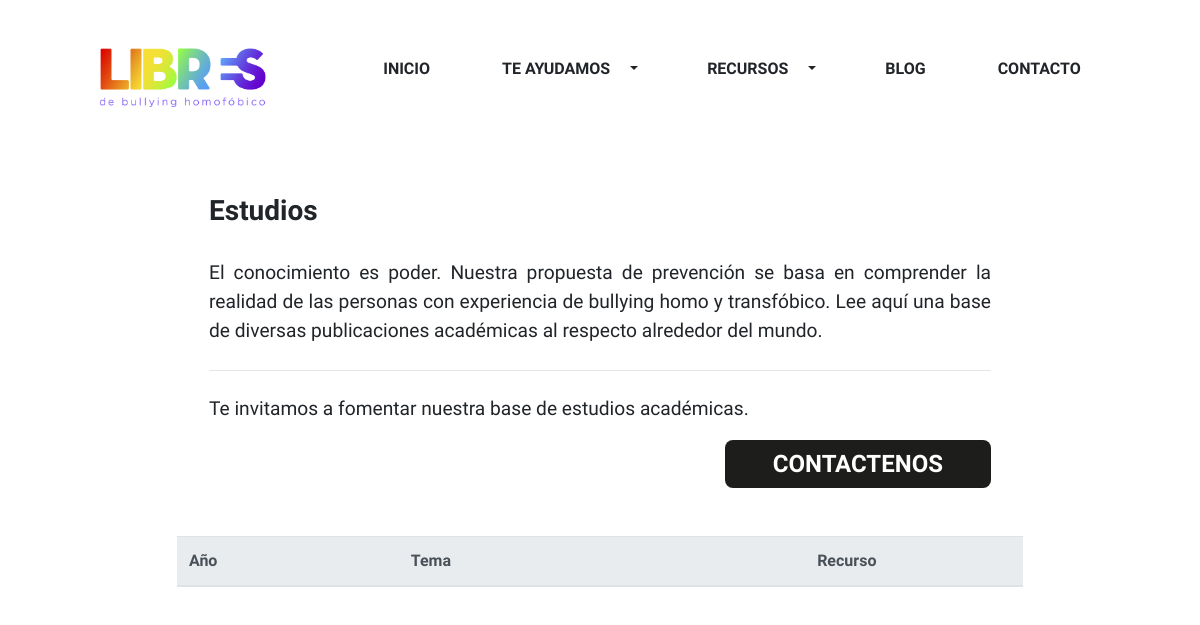
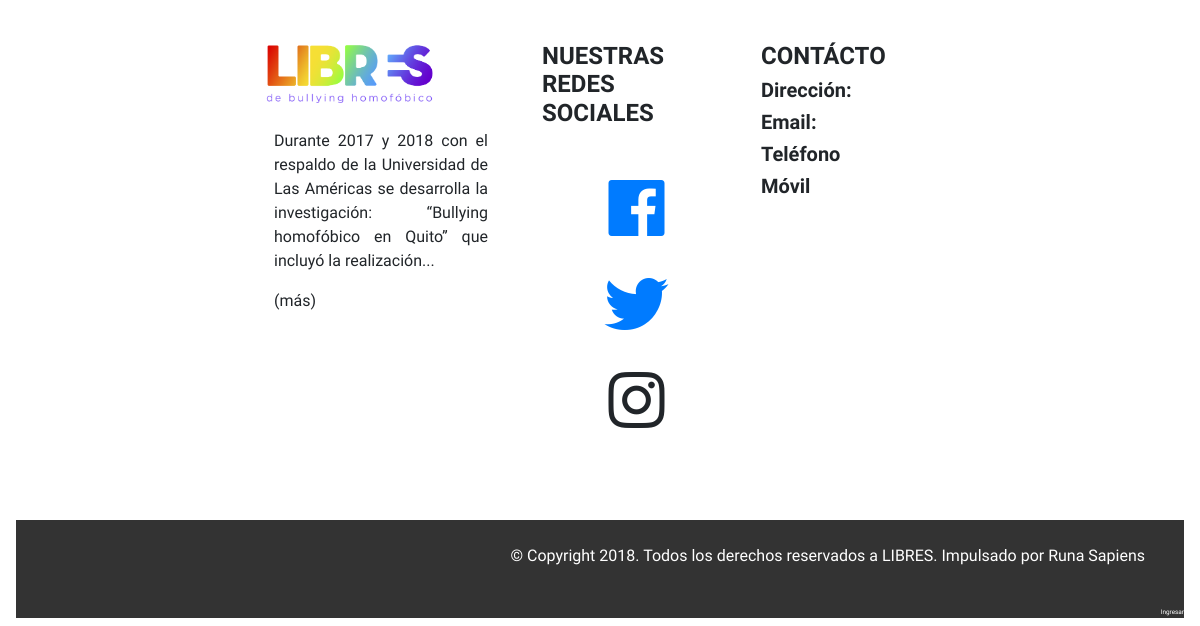
The app's page /inicio/estudios, older data (2 pictures, top to bottom).
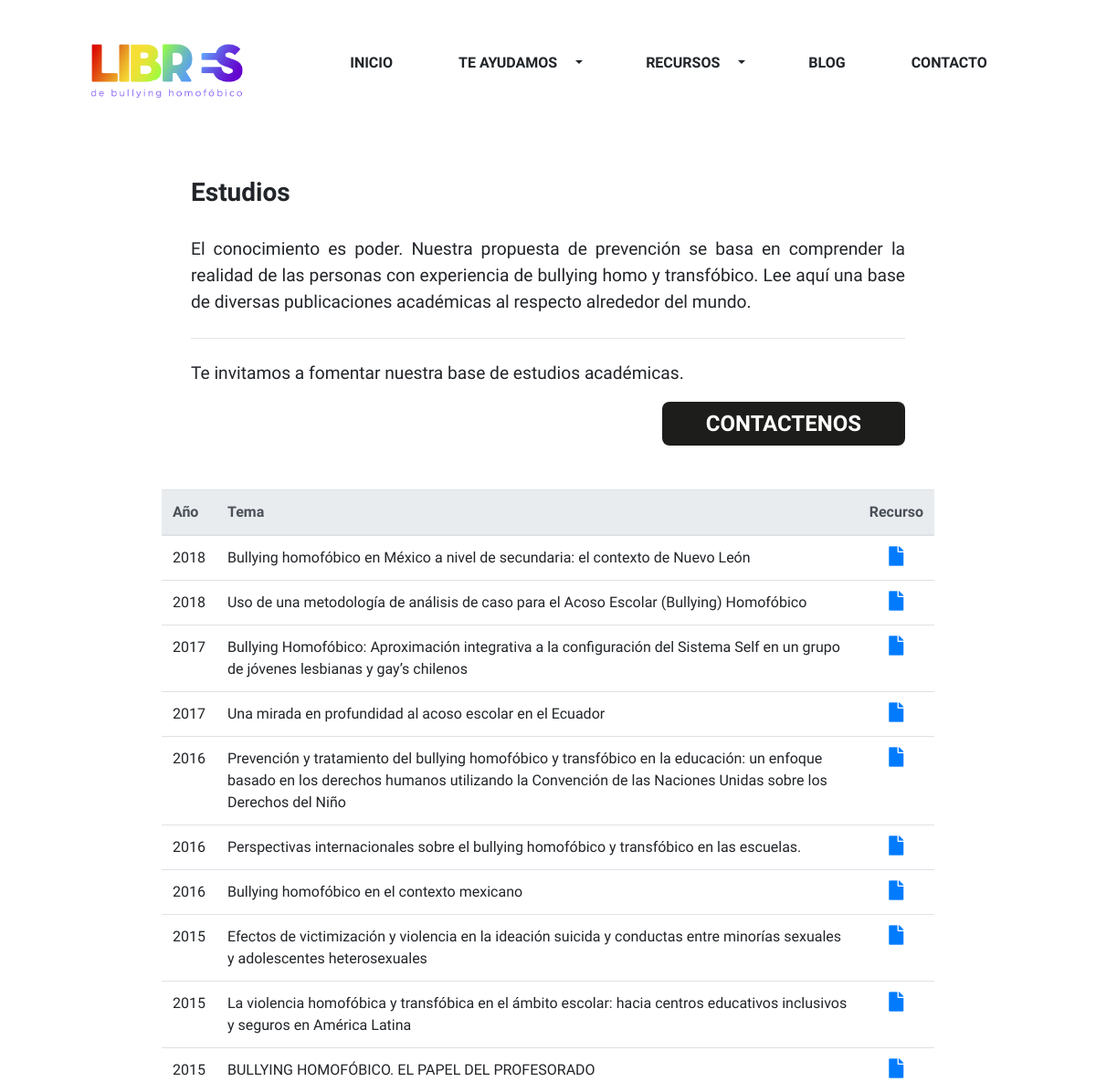
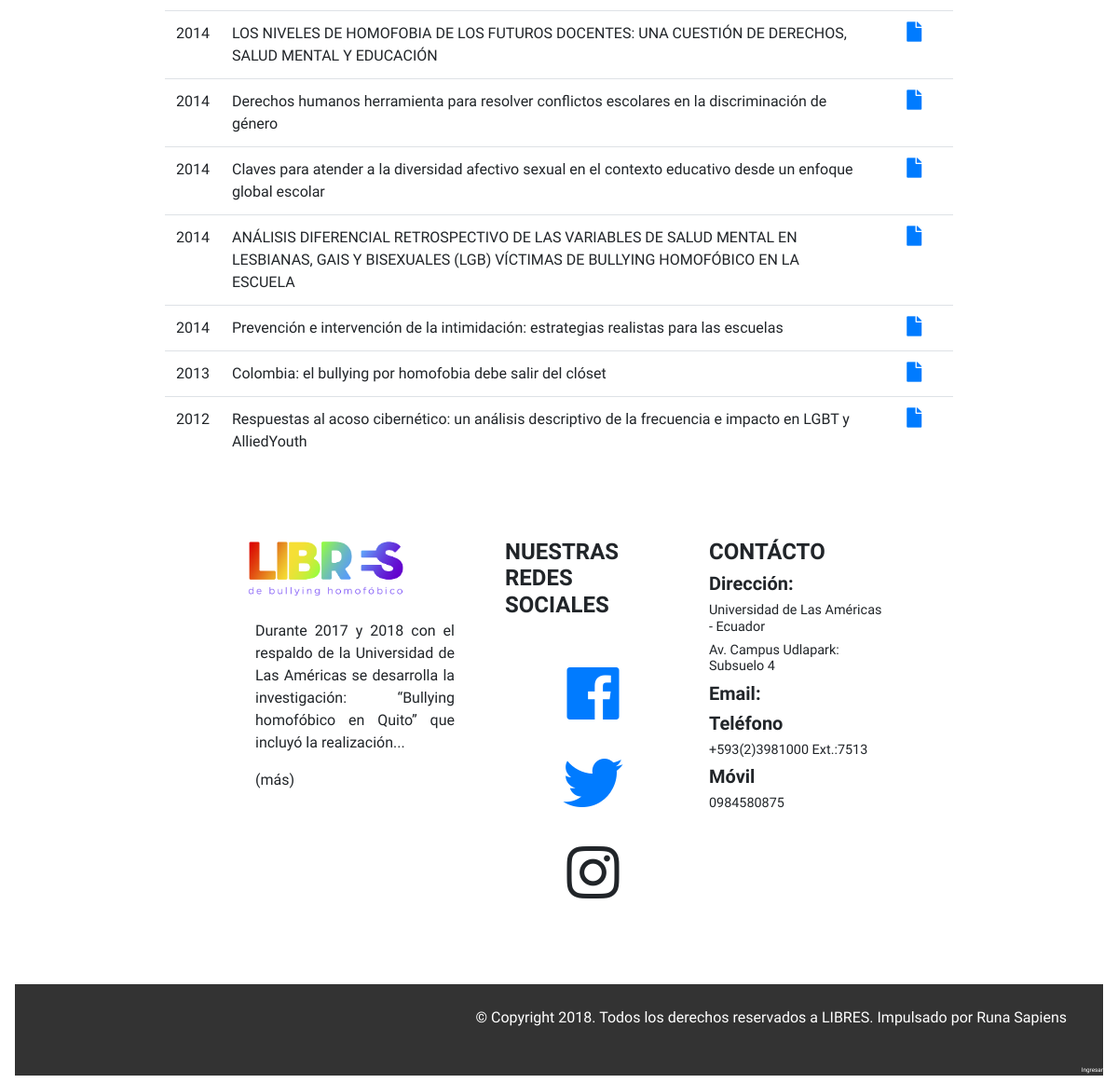
The same page, newer data (2 pictures, top to bottom).
### tables this page shows
CREATE TABLE `estudios` (
  `id` int(10) UNSIGNED NOT NULL,
  `tema` text,
  `url` text,
  `fecha` varchar(20) DEFAULT NULL
);

CREATE TABLE `contacto` (
  `id` int(10) UNSIGNED NOT NULL,
  `direccion1` varchar(128) DEFAULT NULL,
  `direccion2` varchar(128) DEFAULT NULL,
  `email` varchar(128) DEFAULT NULL,
  `telefono` varchar(128) DEFAULT NULL,
  `movil` varchar(128) DEFAULT NULL,
  `fax` varchar(128) DEFAULT NULL
);

### application/controllers/Inicio.php (called while the page is built, shortened)
<?php
class Inicio extends CI_Controller {
	public function estudios()
	{
		$this->load->model('NoticiasModel');
		$this->load->model('ProyectosModel');
		$this->load->model('EstudiosModel');
		$estudios = $this->EstudiosModel->getEstudioss();
		$this->load->model('ContactosModel');
		$contactos = $this->ContactosModel->getContactos();
		$contacto = $contactos[0];
		$this->load->view('template/cabecera');
		$this->load->view('template/estudios' ,compact('estudios'));
		$this->load->view('template/footer',compact('proyectos','noticias','contacto'));
		$this->load->view('template/piedepagina');
	}
}

### index.php (called while the page is built, shortened)
<?php
require_once BASEPATH.'core/CodeIgniter.php';

### application/models/EstudiosModel.php (called while the page is built, shortened)
<?php
class EstudiosModel extends CI_Model
{
    public function getEstudioss()
    {
        return $this->db->query('select * from estudios order by fecha desc')->result();
    }
}

### application/models/ContactosModel.php (called while the page is built, shortened)
<?php
class ContactosModel extends CI_Model
{
    public function getContactos()
    {
        return $this->db->query('select * from contacto')->result();
    }
}

### application/views/template/estudios.php (the view)
<div class="container-fluid">
    <div class="row justify-content-center">
        <div class="col-12 col-sm-10 col-md-10 col-lg-9 col-xl-9">
            <div class="jumbotron" style="background:transparent !important">
                <h1 class="tam-letra-3 font-weight-bold">Estudios</h1><br>
                <p class="lead text-justify tam-letra-0">El conocimiento es poder. Nuestra propuesta de prevención se basa en comprender la realidad de las personas con experiencia de bullying homo y transfóbico. Lee aquí una base de diversas publicaciones académicas al respecto alrededor del mundo.</p>
                <hr class="my-4">
                <p class="lead text-justify tam-letra-0">Te invitamos a fomentar nuestra base de estudios académicas.</p>
                <a class="btn btn-danger font-weight-bold btn-lg float-right" href="<?php echo base_url();?>inicio/contacto" role="button">CONTACTENOS</a>
            </div>
        </div>
    </div>
    <div class="row justify-content-center">
        <div class="col-12 col-sm-10 col-md-10 col-lg-9 col-xl-9">
            <div class="table-responsive">
                <table class="table">
                    <thead class="thead-light">
                        <tr class="table-primary">
                            <th scope="col">Año</th>
                            <th scope="col">Tema</th>
                            <th scope="col" class="text-center">Recurso</th>
                        </tr>
                    </thead>
                    <tbody>
                        <?php
                            foreach($estudios as $estudio)
                            {
                                echo "<tr>".
                                    "<td>".$estudio->fecha."</td>".
                                    "<td>".$estudio->tema."</td>".
                                    "<td class='text-center'>".
                                        "<a href='".$estudio->url."' target='_blank'><span class='fas fa-file fa-lg'></span></a>".
                                    "</td>".
                                "</tr>";
                            }
                        ?>
                    </tbody>
                </table>
            </div>
        </div>
    </div>
</div>

### application/views/template/cabecera.php (shortened to what this page needs)
<!DOCTYPE html>
<html lang="es">
    <head>
            <link href="<?php echo base_url();?>assets/css/bootstrap.min.css" rel="stylesheet" type="text/css">
            <link href="<?php echo base_url();?>assets/css/style.css" rel="stylesheet" type="text/css">
            <link href="<?php echo base_url();?>assets/vendor/fontawesome-free/css/all.min.css" rel="stylesheet" type="text/css">
            <link href="<?php echo base_url();?>assets/css/hover.css" rel="stylesheet" type="text/css">
    </head>
    <body class="pt-2 pb-2 pl-3 pr-3">
        <div class="container-fluid">
            <div class="row">
                <div class="col esp-bloq-0">
                </div>
            </div>
        </div>
        <nav class="navbar navbar-expand-lg navbar-light">
            <div class="container-fluid">
                <div class="row mx-auto">
                    <a class="navbar-brand js-scroll-trigger pr-5" href="<?php echo base_url();?>">
                        <img src="<?php echo base_url();?>assets/img/libres_peq.png" class="img-fluid" alt="Responsive image" width="200">
                    </a>
                    <div class="collapse navbar-collapse" id="navbarTogglerDemo01">
                        <ul class="navbar-nav font-weight-bold">
                            <div class="btn-group pl-4 pr-4">
                                <a type="" href="<?php echo base_url();?>" class="btn btn-light tam-letra-1 font-weight-bold">INICIO</a>
                            </div>
                            <div class="btn-group pl-4 pr-4">
                                <a type="" href="<?php echo base_url();?>inicio/teayudamos" class="btn btn-light tam-letra-1 font-weight-bold">TE AYUDAMOS</a>
                                <button type="button" class="btn btn-light dropdown-toggle dropdown-toggle-split" data-toggle="dropdown" aria-haspopup="true" aria-expanded="false">
                                </button>
                            </div>
                            <div class="btn-group pl-4 pr-4">
                                <a type="" href="<?php echo base_url();?>inicio/recursos" class="btn btn-light tam-letra-1 font-weight-bold">RECURSOS</a>
                                <button type="button" class="btn btn-light dropdown-toggle dropdown-toggle-split" data-toggle="dropdown" aria-haspopup="true" aria-expanded="false">
                                </button>
                            </div>
                            <div class="btn-group pl-4 pr-4">
                                <a type="" href="<?php echo base_url();?>inicio/blog" class="btn btn-light tam-letra-1 font-weight-bold">BLOG</a>
                            </div>
                            <div class="btn-group pl-4 pr-4">
                                <a type="" href="<?php echo base_url();?>inicio/contacto" class="btn btn-light tam-letra-1 font-weight-bold">CONTACTO</a>
                            </div>
                        </ul>
                    </div>
                </div>
            </div>
        </nav>
        <div class="container-fluid">
            <div class="row">
                <div class="col esp-bloq-0">
                </div>
            </div>
        </div>

### application/views/template/footer.php (shortened to what this page needs)
<div class="container-fluid">
    <div class="row justify-content-center pb-5">
        <div class="col-9">
            <div class="row justify-content-center pt-5">
                <div class="col-12 col-sm-10 col-md-10 col-lg-9 col-xl-4">
                    <img src="<?php echo base_url();?>assets/img/libres_peq.png" alt="" width="200">
                    <div class="texto p-4">
                        <p class="text-justify">
                            Durante 2017 y 2018 con el respaldo de la Universidad de Las Américas se desarrolla la investigación: “Bullying homofóbico en Quito” que incluyó la realización de 97 espacios de sensibilización, con un alcance directo a cerca de 5000 niños, niñas, adolescentes, representantes de familia, docentes, psicólogas/os en Quito y la realización de 38 entrevistas indagando las experiencias subjetivas de la adolescencia, durante esta experiencia se han compilado y elaborado los insumos que presentamos en esta página web como herramientas para trabajar en esta temática en favor del bienestar de niños, niñas y adolescentes.
                        </p>
                    </div>
                </div>
                <div class="col-12 col-sm-10 col-md-10 col-lg-9 col-xl-3">
                    <h4 class="font-weight-bold pt-3">NUESTRAS <br> REDES SOCIALES</h4>
                    <div class="row p-4 justify-content-center">
                        <a href="https://www.facebook.com/libresnomassilencio" target="_blank"><i class="fab fa-facebook fa-4x p-3" aria-hidden="true"></i></a>
                        <a href="https://twitter.com/REPsiD_LGBTI" target="_blank"><i class="fab fa-twitter fa-4x p-3" aria-hidden="true"></i></a>
                        <i class="fab fa-instagram fa-4x p-3" aria-hidden="true"></i>
                    </div>
                </div>
                <div class="col-12 col-sm-10 col-md-10 col-lg-9 col-xl-3">
                    <h4 class="font-weight-bold pt-3">CONTÁCTO</h4>
                    <h5 class="font-weight-bold">Dirección:</h5>
                    <?php
                        echo "<h5 class='tam-letra-2'>".$contacto->direccion1."</h5>"
                        ."<h5 class='tam-letra-2'>".$contacto->direccion2."</h5>";
                    ?>
                    <h5 class="font-weight-bold">Email:</h5>
                    <h5 class="font-weight-bold">Teléfono</h5>
                    <?php
                        echo "<h5 class='tam-letra-2'>".$contacto->telefono."</h5>";
                    ?>
                    <h5 class="font-weight-bold">Móvil</h5>
                    <?php
                        echo "<h5 class='tam-letra-2'>".$contacto->movil."</h5>";
                    ?>
                </div>
            </div>
        </div>
    </div>
</div>
<div class="container-fluid color-1">
    <div class="row">
        <div class="col d-flex justify-content-end">
            <div class="p-4 text-white">
                <p>© Copyright 2018. Todos los derechos reservados a LIBRES. Impulsado por Runa Sapiens</p>
            </div>
        </div>
    </div>
    <div class="row">
        <div class="col p-0">
            <a class="float-right text-white p-0" style='font-size: .4rem;' href="<?php echo base_url();?>inicio/login">Ingresar</a>
        </div>
    </div>
</div>

### application/views/template/piedepagina.php (shortened to what this page needs)
    </body>
</html>

### assets/css/style.css (style rules this page uses)
body { font-family: 'PT Sans', sans-serif; }
.esp-bloq-0 { height: .5rem; }
.color-1 { background-color: rgb(51, 51, 51); }
.btn-light { background: rgba(255, 255, 255, 0.1); border: 0px solid transparent; }
@media (min-width: 1200px) { .tam-letra-1 { font-size: 1rem; } }
@media (min-width: 1200px) { h1.tam-letra-3 { font-size: 1.75rem; } }
@media (min-width: 1200px) { p.tam-letra-0 { font-size: 1.2rem; } }
@media (min-width: 1200px) { .btn-group-lg>.btn, .btn-lg { padding: 0.4rem 3rem 0.4rem; font-size: 1.5rem; border-radius: 0.75rem; } }
@media (min-width: 1200px) { .btn-danger { color: white; background-color: rgb(29, 29, 27); border-radius: .50rem; border: 0px; border-color: transparent; } }
@media (min-width: 1200px) { h5.tam-letra-2 { font-size: 0.9rem; } }

Row changes from the older to the newer data that the page shows:
added estudios: fecha "2018", tema "Bullying homofóbico en México a nivel de secundaria: el contexto de Nuevo León"
added estudios: fecha "2018", tema "Uso de una metodología de análisis de caso para el Acoso Escolar (Bullying) Homofóbico"
added estudios: fecha "2017", tema "Bullying Homofóbico: Aproximación integrativa a la configuración del Sistema Self en un grupo de jóvenes lesbianas y gay’s chilenos"
added estudios: fecha "2017", tema "Una mirada en profundidad al acoso escolar en el Ecuador"
added estudios: fecha "2016", tema "Prevención y tratamiento del bullying homofóbico y transfóbico en la educación: un enfoque basado en los derechos humanos utilizando la Convención de las Naciones Unidas sobre los Derechos del Niño"
added estudios: fecha "2016", tema "Perspectivas internacionales sobre el bullying homofóbico y transfóbico en las escuelas."
added estudios: fecha "2016", tema "Bullying homofóbico en el contexto mexicano"
added estudios: fecha "2015", tema "Efectos de victimización y violencia en la ideación suicida y conductas entre minorías sexuales y adolescentes heterosexuales"
added estudios: fecha "2015", tema "La violencia homofóbica y transfóbica en el ámbito escolar: hacia centros educativos inclusivos y seguros en América Latina"
added estudios: fecha "2015", tema "BULLYING HOMOFÓBICO. EL PAPEL DEL PROFESORADO"
added estudios: fecha "2014", tema "LOS NIVELES DE HOMOFOBIA DE LOS FUTUROS DOCENTES: UNA CUESTIÓN DE DERECHOS, SALUD MENTAL Y EDUCACIÓN"
added estudios: fecha "2014", tema "Derechos humanos herramienta para resolver conflictos escolares en la discriminación de género"
added estudios: fecha "2014", tema "Claves para atender a la diversidad afectivo sexual en el contexto educativo desde un enfoque global escolar"
added estudios: fecha "2014", tema "ANÁLISIS DIFERENCIAL RETROSPECTIVO DE LAS VARIABLES DE SALUD MENTAL EN LESBIANAS, GAIS Y BISEXUALES (LGB) VÍCTIMAS DE BULLYING HOMOFÓBICO EN LA ESCUELA"
added estudios: fecha "2014", tema "Prevención e intervención de la intimidación: estrategias realistas para las escuelas"
added estudios: fecha "2013", tema "Colombia: el bullying por homofobia debe salir del clóset"
added estudios: fecha "2012", tema "Respuestas al acoso cibernético: un análisis descriptivo de la frecuencia e impacto en LGBT y AlliedYouth"
added contacto: direccion1 "Universidad de Las Américas - Ecuador", direccion2 "Av. Campus Udlapark: Subsuelo 4", telefono "+593(2)3981000 Ext.:7513", movil "0984580875"
